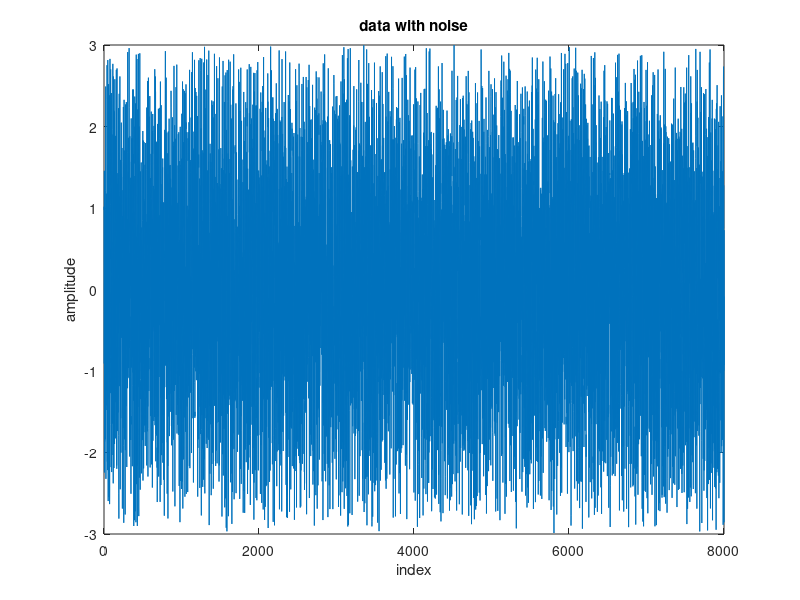
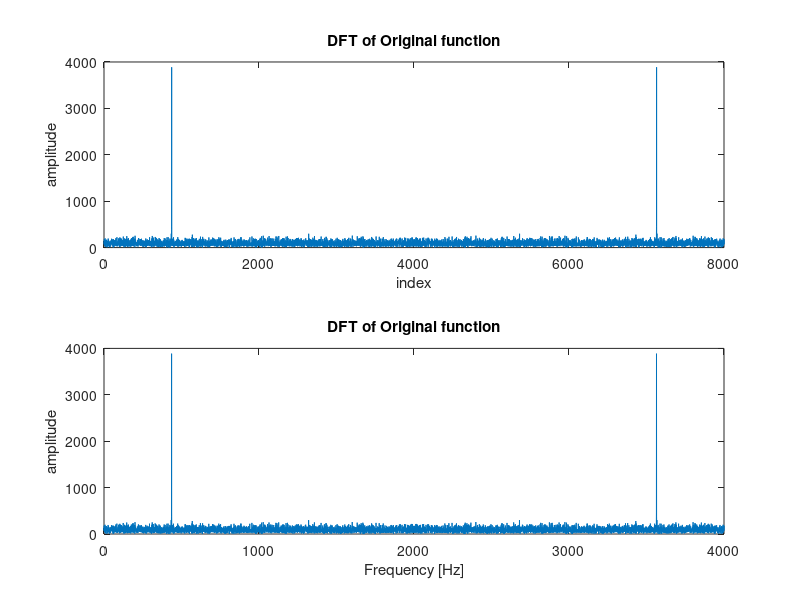

Reproduce these figures in MATLAB, in order.
soundfile = load('noisysound.mat');
raw_data = cell2mat(struct2cell(soundfile)); % data = struct2array(soundfile);
fs = 4000;
T = 1/fs;
tmax = 2;
N = fs*tmax; %% 8000

t = [1:N+1]; %% index scale in real time
x = raw_data(t);
n=[0:N];
m=[0:N];

% DFT, X
%X = x*exp(-j*2*pi*m'*n/N); % calculating DFT of x
X = fft(x);
figure(1), plot(x);
title('data with noise');
xlabel('index');
ylabel('amplitude');
set(gca,'xlim',[0 8000]);
figure(2), subplot(2,1,1); plot(abs(X));
title('DFT of Original function');
xlabel('index');
ylabel('amplitude');
set(gca,'xlim',[0 8000]);

subplot(2,1,2); plot((t-1)/tmax, abs(X));
title('DFT of Original function');
xlabel('Frequency [Hz]');
ylabel('amplitude');

abs_amplitude = abs(X(1:N/2));  % To find max value of amplitudes
formatSpec = 'max amplitude: %f occures at %f [Hz].\n';
max_idx = find(abs_amplitude == max(abs_amplitude(:)));
fprintf(formatSpec, max(abs_amplitude), (max_idx-1)/tmax);